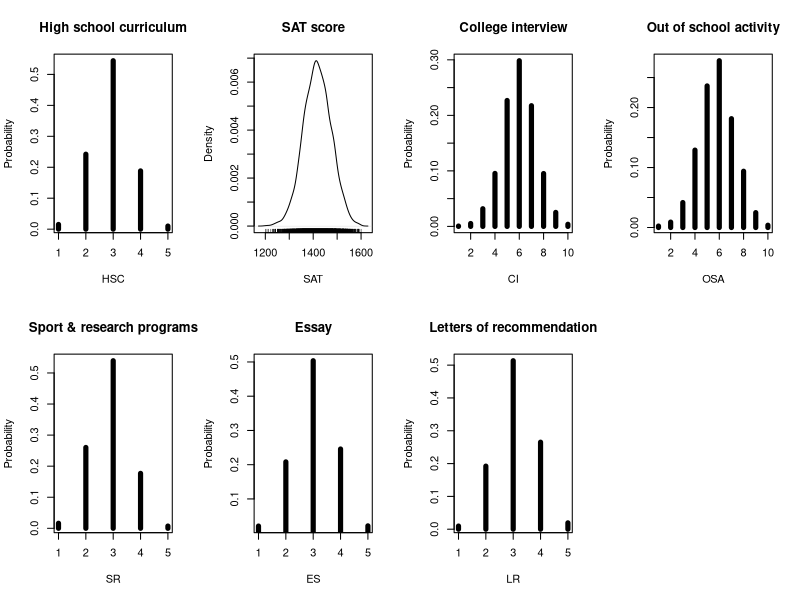

R code for this plot:
collegePCA <- function(job=1) {
#dump("collegePCA","c:\\QBS124\\collegePCA.r")
XA=read.csv("CollegeAdmData.csv")
XA=as.matrix(XA)
n=nrow(XA)
namit=c("High school curriculum","SAT score","College interview","Out of school activity","Sport & research programs","Essay","Letters of recommendation")
nam=c("HSC","SAT","CI","OSA","SR","ES","LR") #short names
m=length(nam)

if(job==1) #plot pdf/pmf
{	
	m=ncol(XA)
	par(mfrow=c(2,4))
	for(i in 1:m)
	{
		xc=XA[,i]
		if(i==1 || i>4)
		{
			pr=rep(0,5)
			for(j in 1:5) pr[j]=mean(xc==j)
			plot(1:5,pr,type="h",lwd=5,ylab="Probability",xlab=nam[i],main=namit[i])		
		}
		if(i==2)
		{
			plot(density(xc),type="l",ylab="Density",xlab=nam[i],main=namit[i])
			rug(xc)				
		}
		if(i==3 || i==4)
		{
			pr=rep(0,10)
			for(j in 1:10) pr[j]=mean(xc==j)
			plot(1:10,pr,type="h",lwd=5,ylab="Probability",xlab=nam[i],main=namit[i])		
		}	
	}
}
if(job==2) #pairwise correlation
{
	par(mfrow=c(7,7),mar=c(2,2,2,2),omi=c(0,0,0.1,0.1))
	for(i1 in 1:7)
	for(i2 in 1:7)
	{
		x1=XA[,i1];x2=XA[,i2]
		plot(x1,x2,xlab="",ylab="")	
		if(i1==1) mtext(side=3,nam[i2],line=.25,font=2)
		if(i2==m) mtext(side=4,nam[i1],line=.5,font=2)
		abline(lsfit(y=x2,x=x1),col=2,lwd=3)
		if(i1 !=i2) legend("topleft",paste("r=",round(cor(x1,x2),2),sep=""),cex=1.25,bg="gray92")
	}
}
if(job==3) #1st PCA: projection onto line, wrong direction
{
	par(mfrow=c(1,1),mar=c(4.5,4.5,4,1),cex.lab=1.5,cex.main=1.5,cex.axis=1.25)
	sc=rep(0,n)
	for(i in 1:m)
		sc=sc+rank(XA[,i])
		
	V=var(XA)
	eV=eigen(V)
	un=rep(1,n)
	pr1=(XA-un%*%t(colMeans(XA)))%*%eV$vectors[,1]
	
	plot(sc,pr1,xlab="Total ranks/score",ylab="PCA projection onto line",main="")
	abline(lsfit(y=pr1,x=sc),lwd=3,col=2)
	h=round(eV$vectors[,1],3)
	strh=paste(n,"college applicants\nStudent synthetic score = ")
	for(j in 1:m)
	{
		if(h[j]>0) sig="+" else sig="-"
		strh=paste(strh,sig,abs(h[j]),"*",nam[j])
	}
	title(strh)	
	legend("topright","Wrong direction",cex=2,lty=1,lwd=3,col=2)
}
if(job==3.1) #1st PCA: projection onto line, fixed, right firection
{
	sc=rep(0,n)
	for(i in 1:m)
		sc=sc+rank(XA[,i])			
			
	V=var(XA)
	eV=eigen(V)
	un=rep(1,n)
	pr1=-(XA-un%*%t(colMeans(XA)))%*%eV$vectors[,1]
	
	
	par(mfrow=c(1,1),mar=c(4.5,4.5,4,1),cex.lab=1.5,cex.main=1.5,cex.axis=1.25)
	plot(sc,pr1,xlab="Total rank/score",ylab="Reverse (-) PCA projection onto line",main="")
	h=round(-eV$vectors[,1],3)
	strh=paste(n,"college applicants\nStudent synthetic score = ")
	for(j in 1:m)
	{
		if(h[j]>0) sig="+" else sig="-"
		strh=paste(strh,sig,abs(h[j]),"*",nam[j])
	}
	title(strh)		
	
	sco=sc[order(-sc)]
	segments(sco[1000],-1000,sco[1000],1000,col=3)
	points(sc[sc>=sco[1000]],pr1[sc>=sco[1000]],col=3,pch=16,cex=.5)
	
	
	pr1p=pr1[order(-pr1)]
	segments(-1000,pr1p[1000],100000,pr1p[1000],col=4)
	points(sc[pr1>=pr1p[1000]]+100,pr1[pr1>=pr1p[1000]],col=4,pch=16,cex=.5)
	
	text(sc+100,pr1,as.character(1:n),adj=0,cex=.5)
	abline(lsfit(y=pr1,x=sc),col=2,lwd=3)
	r2=cor(pr1,sc)^2
	legend("bottomright",paste("R-squared =",round(r2,2)),cex=2)
	legend("topleft",c("1000 best total rank","1000 best PCA-based"),pch=16,col=3:4,cex=1.25)
}
if(job==4) #Final decision: who is in
{
	pdf("c:\\QBS124\\collegePCA_4.pdf",width=30,height=5)
	par(mfrow=c(2,1),mar=c(3,2,3,1))
	sc=rep(0,n)
	for(i in 1:m)
		sc=sc+rank(XA[,i])
		
	V=var(XA)
	eV=eigen(V)
	un=rep(1,n)
	pr1=-(XA-un%*%t(colMeans(XA)))%*%eV$vectors[,1]
	ii=1:n
	plot(density(sc),type="l",xlab="Total rank",ylab="")
	segments(sc,rep(-1,n),sc,rep(2*10^-5,n))
	text(sc,rep(2.1*10^-5,n),ii,srt=90,adj=0)
	id.sc.adm=ii[order(-sc)]
	
	plot(density(pr1),type="l",xlab="PC1",ylab="")
	segments(pr1,rep(-1,n),pr1,rep(.001,n))
	text(pr1,rep(.0012,n),ii,srt=90,adj=0)
	dev.off()
	id.pr1.adm=ii[order(-pr1)]
	
	print("1000 Students to admit (id):")
	da=data.frame(cbind(id.pr1.adm[1:1000],id.sc.adm[1:1000]))
	names(da)=c("Max eigenvector","Total score")
	print(da)
}

}

collegePCA(job=1)
